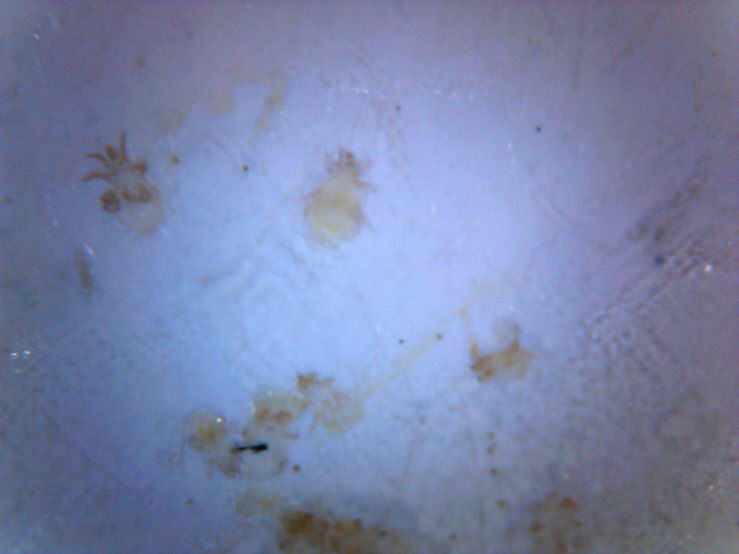
#> input picture Image/dustmite3.jpg, 1477 x 1108 px (shown at 1/2 size)
$ python CV_5_hsv_test.py
#> lines starting #> are read from the running program, lines starting #| are printed output that depends on the picture; after the words box and inside, x2 and y2 are one past the last pixel; in counts of white or black regions, pixels touching at a corner belong together
import cv2
import numpy as np
from matplotlib import pyplot as plt


# [21 lines of commented-out code are left out]

dustmite = cv2.imread('./Image/dustmite3.jpg')
#> dustmite is the input picture: shape (1108, 1477, 3); mean B, G, R 167.7, 130.6, 120.2
hsv = cv2.cvtColor(dustmite, cv2.COLOR_BGR2HSV)
#> hsv: shape (1108, 1477, 3); mean H, S, V 113.9, 71.4, 167.9
a = cv2.cvtColor(dustmite,cv2.COLOR_BGR2RGB)
plt.subplot(3,4,1)
plt.imshow(a,'gray')
title = []
# [12 lines of commented-out code are left out]
cv2.namedWindow('Ori',0)
cv2.resizeWindow('Ori',640, 480)
cv2.imshow('Ori',dustmite)

cv2.namedWindow('output',0)
cv2.resizeWindow('output',640, 480)

for i in range(8):
    lower = np.array([0,0,0])
    upper = np.array([80,255,255])
    mask = cv2.inRange(hsv, lower,upper)
    res = cv2.bitwise_and(dustmite,dustmite, mask = mask)
    cv2.imshow('output',res)
    cv2.waitKey(0)
#> this loop made 8 passes
#> pass 1, `mask = cv2.inRange(hsv, lower,upper)`:
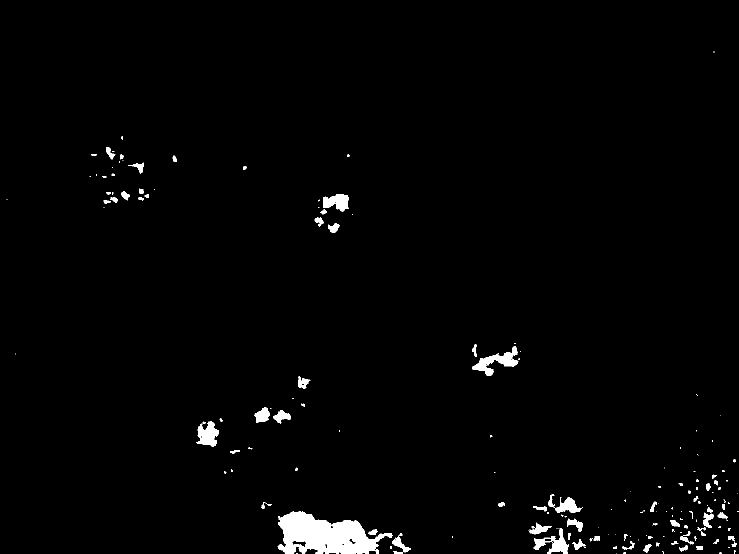
#> mask: shape (1108, 1477) (shown at 1/2 size); 1.7% white; 193 white regions (107 under 20 px), largest, box (x1, y1, x2, y2) and area: (555, 1023, 785, 1108) 11889, (944, 692, 1037, 752) 1911, (1067, 1056, 1137, 1108) 1435
#> pass 1, `res = cv2.bitwise_and(dustmite,dustmite, mask = mask)`:
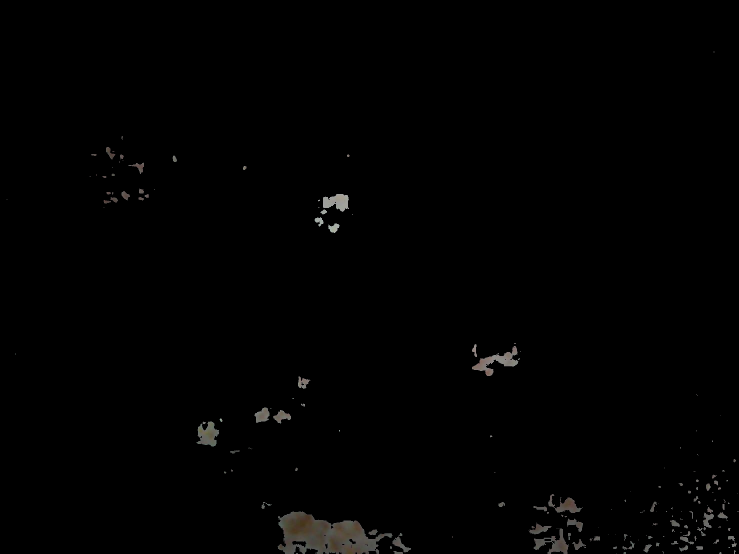
#> res: shape (1108, 1477, 3) (shown at 1/2 size); mean B, G, R 1.5, 1.6, 1.7

cv2.destroyAllWindows()
